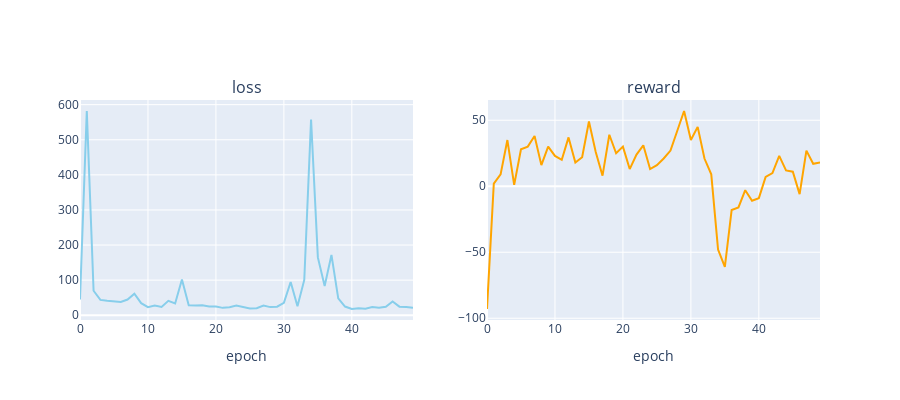

Notebook code cell kept with this figure:
### Code cell
plot_loss_reward(total_losses, total_rewards)

### Figure 1 — Plotly figure (JSON) as saved in the notebook; plotly's stock layout.template omitted (floating-point values rounded to 4 significant figures)
{"data": [{"line": {"color": "skyblue"}, "mode": "lines", "type": "scatter", "xaxis": "x", "y": [44.92, 581.9, 69.86, 43.77, 41.48, 39.49, 37.93, 44.71, 61.43, 34.49, 23.02, 27.59, 23.82, 41.14, 33.41, 101.6, 28.35, 27.9, 28.45, 25.15, 24.7, 21.07, 23.02, 27.73, 23.23, 19.46, 20.0, 27.44, 23.21, 24.33, 35.16, 94.91, 25.68, 100.5, 557.5, 164.8, 83.24, 171.8, 47.98, 24.85, 17.82, 20.06, 18.67, 23.3, 21.47, 24.02, 39.05, 24.47, 23.78, 21.17], "yaxis": "y"}, {"line": {"color": "orange"}, "mode": "lines", "type": "scatter", "xaxis": "x2", "y": [-93, 2, 9, 35, 1, 28, 30, 38, 16, 30, 23, 20, 37, 18, 22, 49, 26, 8, 39, 25, 30, 13, 24, 31, 13, 16, 21, 27, 42, 57, 35, 45, 21, 9, -48, -61, -18, -16, -3, -11, -9, 7, 10, 23, 12, 11, -6, 27, 17, 18], "yaxis": "y2"}], "layout": {"annotations": [{"font": {"size": 16}, "showarrow": false, "text": "loss", "x": 0.225, "xanchor": "center", "xref": "paper", "y": 1, "yanchor": "bottom", "yref": "paper"}, {"font": {"size": 16}, "showarrow": false, "text": "reward", "x": 0.775, "xanchor": "center", "xref": "paper", "y": 1, "yanchor": "bottom", "yref": "paper"}], "height": 400, "showlegend": false, "width": 900, "xaxis": {"anchor": "y", "domain": [0, 0.45], "title": {"text": "epoch"}}, "xaxis2": {"anchor": "y2", "domain": [0.55, 1], "title": {"text": "epoch"}}, "yaxis": {"anchor": "x", "domain": [0, 1]}, "yaxis2": {"anchor": "x2", "domain": [0, 1]}}}
